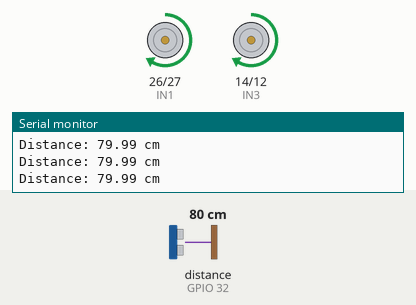
Recording of a sketch running on a simulated ESP32. Parts: motor-driver pin pairs drawn as motors (green arrow = first pin HIGH = forward, orange = second pin HIGH = backward, longer = more drive, scaled by the enable pin), the last lines printed to the serial monitor. Wiring (inferred from the names in the program): ultrasonic range finder: trigger GPIO 33; echo GPIO 32. The test bench sets the inputs (shaded band); at power-on: distance to the obstacle (sensor on GPIO 32) 80 cm. The echo pulse lasts 58.3 µs per cm.

Above: at 1.2 s.
1.3 s: distance to the obstacle (sensor on GPIO 32) set to 37 cm
2.8 s: distance to the obstacle (sensor on GPIO 32) set to 32 cm
At 4.0 s:
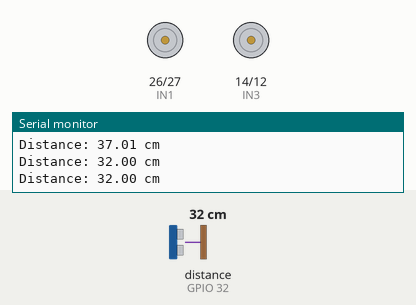
5.8 s: distance to the obstacle (sensor on GPIO 32) set to 35 cm
7.4 s: distance to the obstacle (sensor on GPIO 32) set to 2 cm
At 8.1 s:
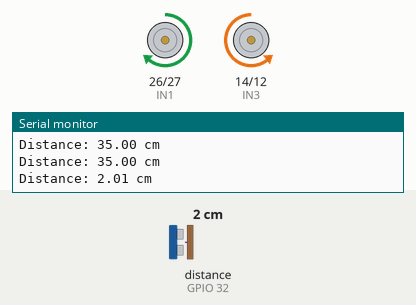
Timing chart, 0 to 11.4 s (numbered marks = the images above; inputs shaded):
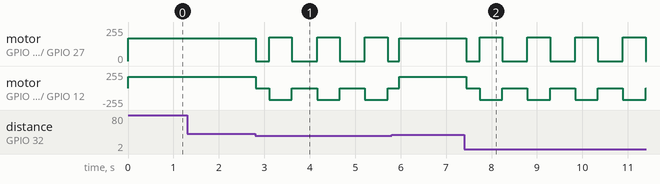

The sketch:

ObstacleAvoidingRobot.ino
```cpp
#define ENA 25
#define IN1 26
#define IN2 27

#define ENB 13
#define IN3 14
#define IN4 12

#define TRIG_PIN 33
#define ECHO_PIN 32

#define MOTOR_SPEED 170
#define TURN_SPEED 180
#define OBSTACLE_DISTANCE 35

const int motorAChannel = 0;
const int motorBChannel = 1;

void setupPWM() {
  ledcSetup(motorAChannel, 1000, 8);
  ledcAttachPin(ENA, motorAChannel);

  ledcSetup(motorBChannel, 1000, 8);
  ledcAttachPin(ENB, motorBChannel);
}

void stopRobot() {
  digitalWrite(IN1, LOW);
  digitalWrite(IN2, LOW);
  digitalWrite(IN3, LOW);
  digitalWrite(IN4, LOW);

  ledcWrite(motorAChannel, 0);
  ledcWrite(motorBChannel, 0);
}

void forwardRobot() {
  digitalWrite(IN1, HIGH);
  digitalWrite(IN2, LOW);

  digitalWrite(IN3, HIGH);
  digitalWrite(IN4, LOW);

  ledcWrite(motorAChannel, MOTOR_SPEED);
  ledcWrite(motorBChannel, MOTOR_SPEED);
}

void backwardRobot() {
  digitalWrite(IN1, LOW);
  digitalWrite(IN2, HIGH);

  digitalWrite(IN3, LOW);
  digitalWrite(IN4, HIGH);

  ledcWrite(motorAChannel, MOTOR_SPEED);
  ledcWrite(motorBChannel, MOTOR_SPEED);
}

void leftRobot() {
  digitalWrite(IN1, LOW);
  digitalWrite(IN2, HIGH);

  digitalWrite(IN3, HIGH);
  digitalWrite(IN4, LOW);

  ledcWrite(motorAChannel, TURN_SPEED);
  ledcWrite(motorBChannel, TURN_SPEED);
}

void rightRobot() {
  digitalWrite(IN1, HIGH);
  digitalWrite(IN2, LOW);

  digitalWrite(IN3, LOW);
  digitalWrite(IN4, HIGH);

  ledcWrite(motorAChannel, TURN_SPEED);
  ledcWrite(motorBChannel, TURN_SPEED);
}

float getDistance() {
  digitalWrite(TRIG_PIN, LOW);
  delayMicroseconds(2);

  digitalWrite(TRIG_PIN, HIGH);
  delayMicroseconds(10);
  digitalWrite(TRIG_PIN, LOW);

  long duration = pulseIn(ECHO_PIN, HIGH, 30000);

  if (duration == 0) {
    return 999.0;
  }

  return duration * 0.0343 / 2.0;
}

void setup() {
  Serial.begin(115200);

  pinMode(IN1, OUTPUT);
  pinMode(IN2, OUTPUT);
  pinMode(IN3, OUTPUT);
  pinMode(IN4, OUTPUT);

  pinMode(ENA, OUTPUT);
  pinMode(ENB, OUTPUT);

  pinMode(TRIG_PIN, OUTPUT);
  pinMode(ECHO_PIN, INPUT);

  setupPWM();
  stopRobot();

  Serial.println("ULTRASONIC OBSTACLE ROBOT READY");
}

void loop() {
  float distance = getDistance();

  Serial.print("Distance: ");
  Serial.print(distance);
  Serial.println(" cm");

  if (distance > OBSTACLE_DISTANCE) {
    forwardRobot();
  } else {
    stopRobot();
    delay(300);

    rightRobot();
    delay(500);

    stopRobot();
    delay(200);
  }

  delay(50);
}
```

Measured:
- the behaviour switches between 35 and 34 cm on distance to the obstacle (sensor on GPIO 32) (found by bisection; images 0 and 1)
- after the input at 2.8 s, motor on GPIO 26 (IN1) / GPIO 27 (IN2): forward 169/255 → stopped at once, then repeats every 1.1 s: forward 179/255 0.50 s, stopped 0.55 s; motor on GPIO 14 (IN3) / GPIO 12 (IN4): forward 169/255 → stopped at once, then repeats every 1.1 s: backward 179/255 0.50 s, stopped 0.55 s
- after the input at 7.4 s, motor on GPIO 26 (IN1) / GPIO 27 (IN2): forward 169/255 → stopped at once, then repeats every 1.1 s: forward 179/255 0.50 s, stopped 0.55 s; motor on GPIO 14 (IN3) / GPIO 12 (IN4): forward 169/255 → stopped at once, then repeats every 1.1 s: backward 179/255 0.50 s, stopped 0.55 s
